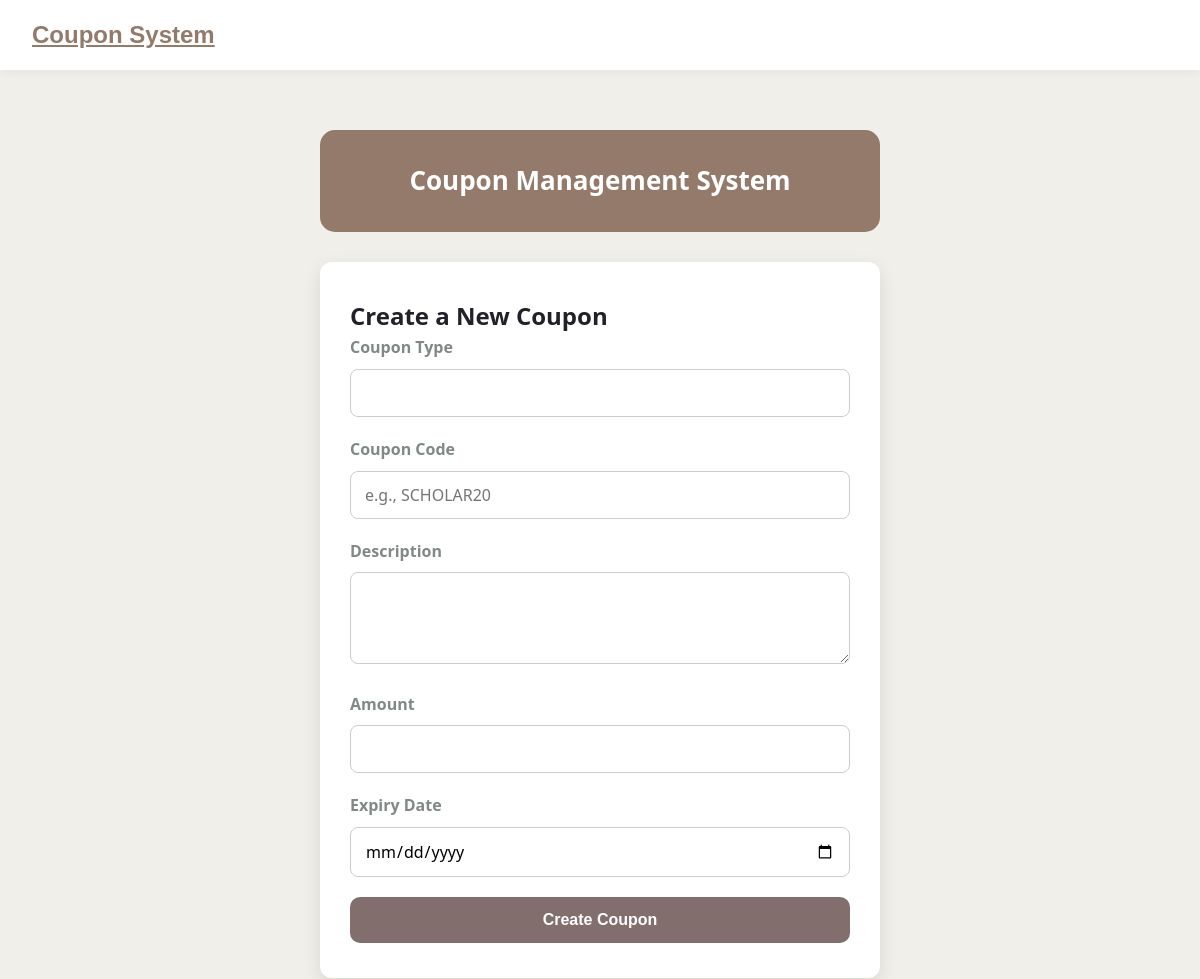
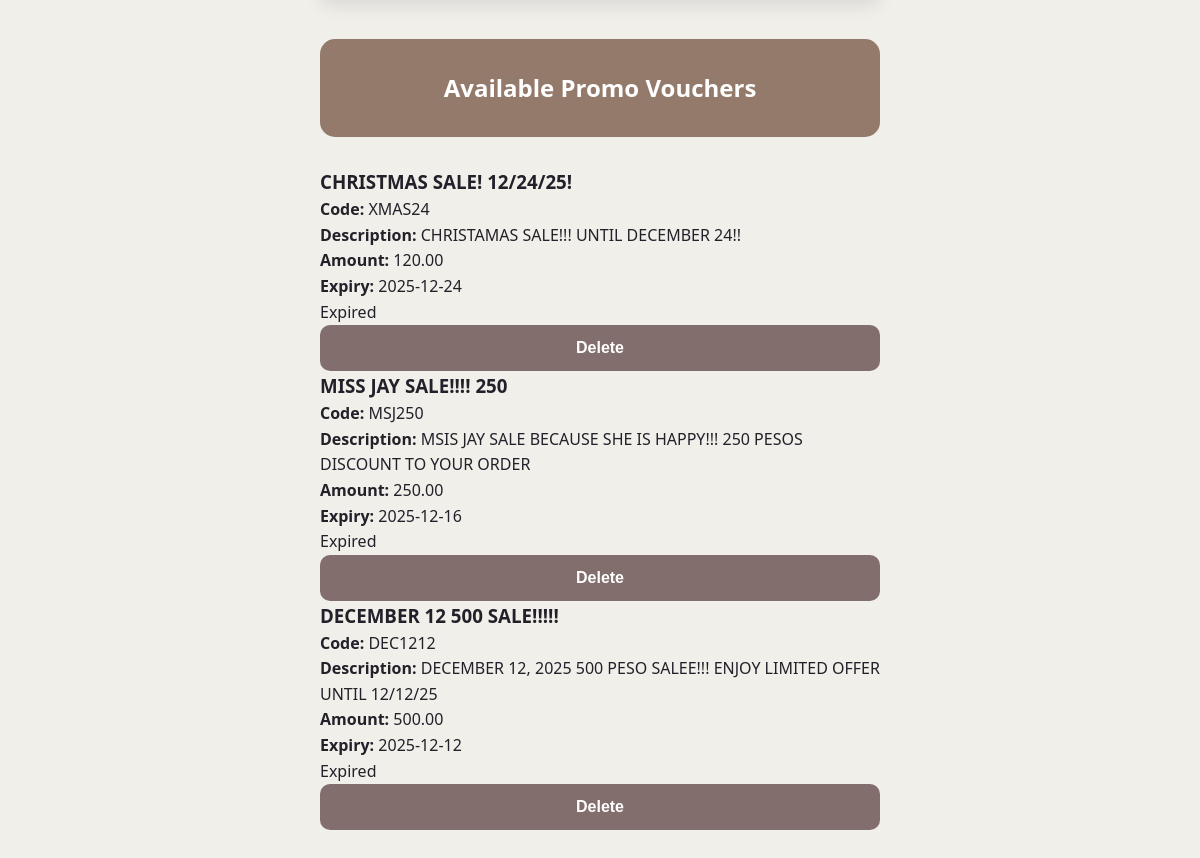
/Create.php, run on the app's committed database (2 pictures, top to bottom).
### tables this page shows
CREATE TABLE `coupon` (
  `promo_id` int(12) NOT NULL,
  `type` varchar(32) NOT NULL,
  `code` varchar(50) NOT NULL,
  `description` varchar(1000) NOT NULL,
  `discount_type` varchar(10) NOT NULL DEFAULT 'fixed',
  `date_created` datetime NOT NULL DEFAULT current_timestamp(),
  `date_exp` date NOT NULL,
  `amount` decimal(5,2) NOT NULL,
  `status` tinyint(1) NOT NULL,
  `claimed_by` int(11) DEFAULT NULL
);

### Create.php (the view, shortened to what this page needs)
<?php
include 'db_connect.php';
try {
    $pdo->exec("UPDATE coupon SET status = 2 WHERE date_exp < CURDATE() AND status != 2");
} catch (PDOException $e) {
    error_log("Error updating expired coupons: " . $e->getMessage());
}
$errors = [];
try {
    $stmt = $pdo->query("SELECT * FROM coupon ORDER BY date_exp DESC");
    $coupons = $stmt->fetchAll();
} catch (PDOException $e) {
    $coupons = [];
    $errors[] = "Error fetching coupons: " . $e->getMessage();
}
?>
<!DOCTYPE html>
<html>
<head>
    <link rel="stylesheet" href="css/style.css">
</head>
<body>
<nav class="marketplace-nav">
    <div class="nav-container">
        <a href="Create.php" class="nav-logo">Coupon System</a>
    </div>
</nav>
<div class="container">
    <div class="page-header">
        <h1>Coupon Management System</h1>
    </div>
    <div class="form-card">
        <h2>Create a New Coupon</h2>
        <form method="post" action="">
            <div class="form-group">
                <label for="type">Coupon Type</label>
                <input type="text" id="type" name="type" required>
            </div>
            <div class="form-group">
                <label for="code">Coupon Code</label>
                <input type="text" id="code" name="code" placeholder="e.g., SCHOLAR20" required>
            </div>
            <div class="form-group">
                <label for="description">Description</label>
                <textarea id="description" name="description" rows="3" required></textarea>
            </div>
            <div class="form-group">
                <label for="amount">Amount</label>
                <input type="number" id="amount" name="amount" min="0" step="0.01" required>
            </div>
            <div class="form-group">
                <label for="date_exp">Expiry Date</label>
                <input type="date" id="date_exp" name="date_exp" required>
            </div>
            <button type="submit">Create Coupon</button>
        </form>
    </div>
    <div class="page-header" style="margin-top:40px;">
        <h2>Available Promo Vouchers</h2>
    </div>
    <?php if ($coupons): ?>
        <?php foreach($coupons as $row):
            $statusLabel = "Active";
            $statusClass = "active-status";
            if ($row['status'] == 1){ $statusLabel = "Claimed"; $statusClass = "claimed-status"; }
            elseif($row['status'] == 2){ $statusLabel = "Expired"; $statusClass = "expired-status"; }
        ?>
            <div class="coupon-card">
                <div class="card-header">
                    <h3><?php echo htmlspecialchars($row['type']); ?></h3>
                    <p><strong>Code:</strong> <?php echo htmlspecialchars($row['code']); ?></p>
                <p><strong>Description:</strong> <?php echo htmlspecialchars($row['description']); ?></p>
                <p><strong>Amount:</strong> <?php echo htmlspecialchars($row['amount']); ?></p>
                <p><strong>Expiry:</strong> <?php echo htmlspecialchars($row['date_exp']); ?></p>
                <span class="status <?php echo $statusClass; ?>"><?php echo $statusLabel; ?></span>
                    <form method="get" onsubmit="return confirm('Are you sure you want to delete this coupon?');">
                        <button class="delete-btn" type="submit">Delete</button>
                    </form>
                </div>
            </div>
        <?php endforeach; ?>
    <?php else: ?>
        <p class="no-coupon">No coupons available right now.</p>
    <?php endif; ?>
</div>
</body>
</html>

### css/style.css (style rules this page uses)
:root { --light-bg: #f1efea; --primary-accent: #937a6b; --secondary-accent: #836e6e; --text-dark: #23202a; --neutral: #808986; --optional-dark: #0e1d17; --black: #000000; --success-bg: #d4edda; --success-text: #155724; --error-bg: #f8d7da; --error-text: #721c24; }
* { box-sizing: border-box; margin: 0; padding: 0; }
body { font-family: 'Segoe UI', Tahoma, Geneva, Verdana, sans-serif; background-color: var(--light-bg); color: var(--text-dark); line-height: 1.6; }
.container { max-width: 600px; margin: 60px auto; padding: 0 20px; }
.page-header { background-color: var(--primary-accent); padding: 30px 20px; border-radius: 15px; text-align: center; margin-bottom: 30px; color: white; }
.page-header h1 { font-size: 26px; font-weight: bold; }
.form-card { background-color: white; padding: 35px 30px; border-radius: 12px; box-shadow: 0px 6px 18px rgba(0, 0, 0, 0.1); }
.form-group { margin-bottom: 20px; }
label { display: block; margin-bottom: 8px; font-weight: 600; color: var(--neutral); }
input[type="text"], input[type="number"], input[type="date"], textarea { width: 100%; padding: 12px 14px; font-size: 16px; border: 1px solid #ccc; border-radius: 8px; transition: border-color 0.2s ease-in-out; font-family: inherit; }
button { width: 100%; padding: 14px; background-color: var(--secondary-accent); color: white; border: none; border-radius: 10px; font-size: 16px; font-weight: bold; cursor: pointer; transition: background-color 0.3s ease; }
.marketplace-nav { background: #ffffff; box-shadow: 0 2px 10px rgba(0, 0, 0, 0.05); position: sticky; top: 0; z-index: 100; }
.nav-container { max-width: 1200px; margin: 0 auto; padding: 1rem 2rem; display: flex; justify-content: space-between; align-items: center; }
.nav-logo { display: flex; align-items: center; gap: 10px; font-family: 'Montserrat', sans-serif; font-weight: 800; font-size: 1.5rem; color: #937a6b; }

### data on the page
coupon: type "CHRISTMAS SALE! 12/24/25!", code "XMAS24", description "CHRISTAMAS SALE!!! UNTIL DECEMBER 24!!", amount "120.00", date_exp "2025-12-24", status "Expired"
coupon: type "MISS JAY SALE!!!! 250", code "MSJ250", description "MSIS JAY SALE BECAUSE SHE IS HAPPY!!! 250 PESOS DISCOUNT TO YOUR ORDER", amount "250.00", date_exp "2025-12-16", status "Expired"
coupon: type "DECEMBER 12 500 SALE!!!!!", code "DEC1212", description "DECEMBER 12, 2025 500 PESO SALEE!!! ENJOY LIMITED OFFER UNTIL 12/12/25", amount "500.00", date_exp "2025-12-12", status "Expired"
